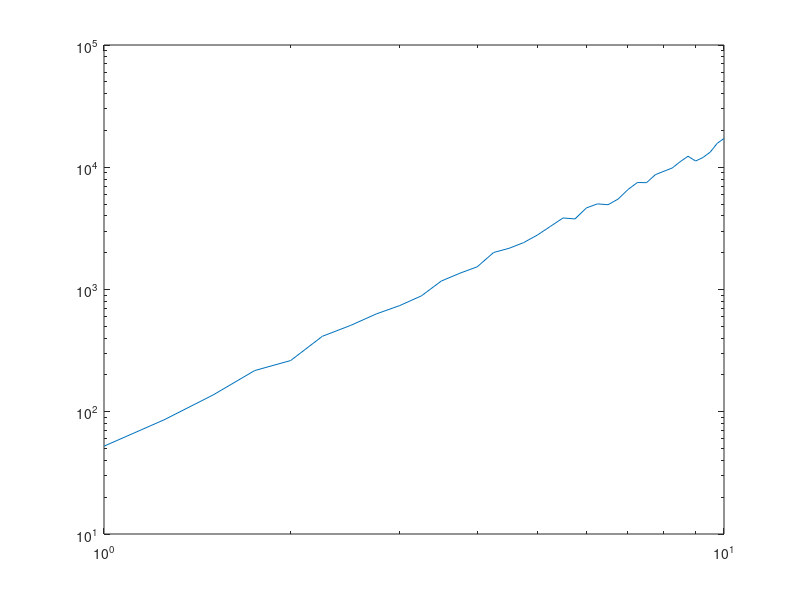

This figure's MATLAB source:
data = importdata("TimeHistories.txt").data;

t = data(:,1);
x = data(:,2);
y = data(:,3);
z = data(:,4);

loglog(t, x)
semilogy(t, y)
loglog(t, z)
